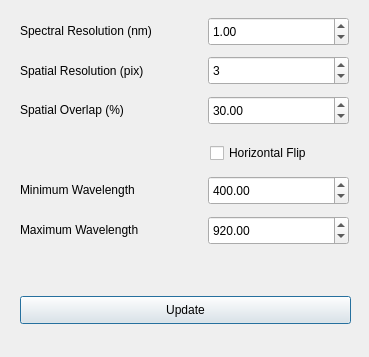
<?xml version="1.0" encoding="UTF-8"?>
<ui version="4.0">
 <class>formHypcubeBuildSettings</class>
 <widget class="QDialog" name="formHypcubeBuildSettings">
  <property name="geometry">
   <rect>
    <x>0</x>
    <y>0</y>
    <width>369</width>
    <height>357</height>
   </rect>
  </property>
  <property name="windowTitle">
   <string>Hypcube Exportation Settings</string>
  </property>
  <widget class="QPushButton" name="pbSave">
   <property name="geometry">
    <rect>
     <x>20</x>
     <y>296</y>
     <width>331</width>
     <height>28</height>
    </rect>
   </property>
   <property name="text">
    <string>Update</string>
   </property>
  </widget>
  <widget class="QCheckBox" name="cbFlip">
   <property name="geometry">
    <rect>
     <x>210</x>
     <y>140</y>
     <width>151</width>
     <height>26</height>
    </rect>
   </property>
   <property name="text">
    <string>Horizontal Flip</string>
   </property>
  </widget>
  <widget class="QDoubleSpinBox" name="spinboxSpectralResolution">
   <property name="geometry">
    <rect>
     <x>208</x>
     <y>17</y>
     <width>141</width>
     <height>29</height>
    </rect>
   </property>
   <property name="maximum">
    <double>999.990000000000009</double>
   </property>
   <property name="value">
    <double>1.000000000000000</double>
   </property>
  </widget>
  <widget class="QLabel" name="label_3">
   <property name="geometry">
    <rect>
     <x>20</x>
     <y>21</y>
     <width>191</width>
     <height>20</height>
    </rect>
   </property>
   <property name="text">
    <string>Spectral Resolution (nm)</string>
   </property>
  </widget>
  <widget class="QLabel" name="label_7">
   <property name="geometry">
    <rect>
     <x>20</x>
     <y>61</y>
     <width>191</width>
     <height>20</height>
    </rect>
   </property>
   <property name="text">
    <string>Spatial Resolution (pix)</string>
   </property>
  </widget>
  <widget class="QDoubleSpinBox" name="spinboxSpatialOverlap">
   <property name="geometry">
    <rect>
     <x>208</x>
     <y>96</y>
     <width>141</width>
     <height>29</height>
    </rect>
   </property>
   <property name="value">
    <double>30.000000000000000</double>
   </property>
  </widget>
  <widget class="QLabel" name="label_8">
   <property name="geometry">
    <rect>
     <x>20</x>
     <y>100</y>
     <width>191</width>
     <height>20</height>
    </rect>
   </property>
   <property name="text">
    <string>Spatial Overlap (%)</string>
   </property>
  </widget>
  <widget class="QSpinBox" name="spinboxSpatialResolution">
   <property name="geometry">
    <rect>
     <x>208</x>
     <y>56</y>
     <width>141</width>
     <height>29</height>
    </rect>
   </property>
   <property name="minimum">
    <number>1</number>
   </property>
   <property name="value">
    <number>3</number>
   </property>
  </widget>
  <widget class="QDoubleSpinBox" name="spinboxExpMinWave">
   <property name="geometry">
    <rect>
     <x>208</x>
     <y>176</y>
     <width>141</width>
     <height>29</height>
    </rect>
   </property>
   <property name="minimum">
    <double>50.000000000000000</double>
   </property>
   <property name="maximum">
    <double>20000.000000000000000</double>
   </property>
   <property name="value">
    <double>400.000000000000000</double>
   </property>
  </widget>
  <widget class="QLabel" name="label_10">
   <property name="geometry">
    <rect>
     <x>20</x>
     <y>180</y>
     <width>191</width>
     <height>20</height>
    </rect>
   </property>
   <property name="text">
    <string>Minimum Wavelength</string>
   </property>
  </widget>
  <widget class="QDoubleSpinBox" name="spinboxExpMaxWave">
   <property name="geometry">
    <rect>
     <x>208</x>
     <y>216</y>
     <width>141</width>
     <height>29</height>
    </rect>
   </property>
   <property name="minimum">
    <double>50.000000000000000</double>
   </property>
   <property name="maximum">
    <double>20000.000000000000000</double>
   </property>
   <property name="value">
    <double>920.000000000000000</double>
   </property>
  </widget>
  <widget class="QLabel" name="label_11">
   <property name="geometry">
    <rect>
     <x>20</x>
     <y>220</y>
     <width>191</width>
     <height>20</height>
    </rect>
   </property>
   <property name="text">
    <string>Maximum Wavelength</string>
   </property>
  </widget>
 </widget>
 <resources/>
 <connections/>
</ui>
